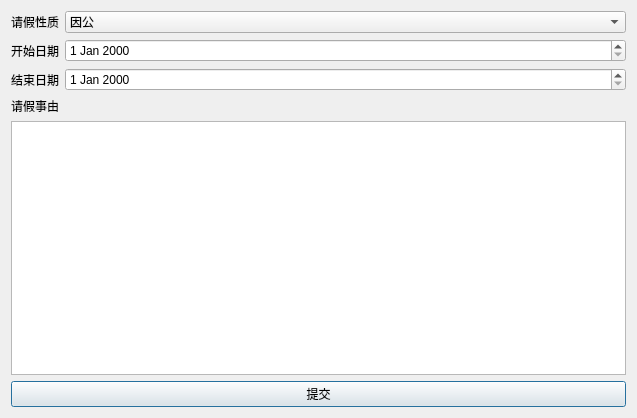
<?xml version="1.0" encoding="UTF-8"?>
<ui version="4.0">
 <class>LeaveForm</class>
 <widget class="QDialog" name="LeaveForm">
  <property name="geometry">
   <rect>
    <x>0</x>
    <y>0</y>
    <width>637</width>
    <height>418</height>
   </rect>
  </property>
  <property name="windowTitle">
   <string>请假</string>
  </property>
  <layout class="QVBoxLayout" name="verticalLayout">
   <item>
    <layout class="QFormLayout" name="formLayout">
     <item row="0" column="0">
      <widget class="QLabel" name="label">
       <property name="text">
        <string>请假性质</string>
       </property>
      </widget>
     </item>
     <item row="0" column="1">
      <widget class="QComboBox" name="LeaveTypeInput">
       <item>
        <property name="text">
         <string>因公</string>
        </property>
       </item>
       <item>
        <property name="text">
         <string>因私</string>
        </property>
       </item>
      </widget>
     </item>
     <item row="1" column="0">
      <widget class="QLabel" name="label_2">
       <property name="text">
        <string>开始日期</string>
       </property>
      </widget>
     </item>
     <item row="1" column="1">
      <widget class="QDateEdit" name="StartDateInput"/>
     </item>
     <item row="2" column="0">
      <widget class="QLabel" name="label_3">
       <property name="text">
        <string>结束日期</string>
       </property>
      </widget>
     </item>
     <item row="2" column="1">
      <widget class="QDateEdit" name="EndDateInput"/>
     </item>
    </layout>
   </item>
   <item>
    <widget class="QLabel" name="label_4">
     <property name="text">
      <string>请假事由</string>
     </property>
    </widget>
   </item>
   <item>
    <widget class="QTextEdit" name="LeaveReasonInput"/>
   </item>
   <item>
    <widget class="QPushButton" name="SubmitBtn">
     <property name="text">
      <string>提交</string>
     </property>
    </widget>
   </item>
  </layout>
 </widget>
 <resources/>
 <connections/>
</ui>
